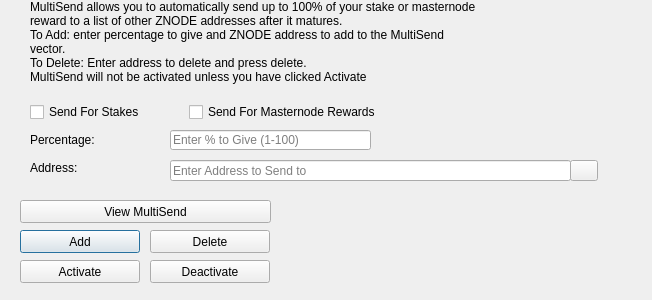
<?xml version="1.0" encoding="UTF-8"?>
<ui version="4.0">
 <class>MultiSendDialog</class>
 <widget class="QDialog" name="MultiSendDialog">
  <property name="windowModality">
   <enum>Qt::NonModal</enum>
  </property>
  <property name="geometry">
   <rect>
    <x>0</x>
    <y>0</y>
    <width>652</width>
    <height>300</height>
   </rect>
  </property>
  <property name="windowTitle">
   <string>MultiSend</string>
  </property>
  <widget class="QLineEdit" name="multiSendPercentEdit">
   <property name="geometry">
    <rect>
     <x>170</x>
     <y>130</y>
     <width>201</width>
     <height>20</height>
    </rect>
   </property>
   <property name="toolTip">
    <string>Enter whole numbers 1 - 100</string>
   </property>
   <property name="placeholderText">
    <string>Enter % to Give (1-100)</string>
   </property>
  </widget>
  <widget class="QLineEdit" name="multiSendAddressEdit">
   <property name="geometry">
    <rect>
     <x>170</x>
     <y>160</y>
     <width>401</width>
     <height>21</height>
    </rect>
   </property>
   <property name="toolTip">
    <string/>
   </property>
   <property name="placeholderText">
    <string>Enter Address to Send to</string>
   </property>
  </widget>
  <widget class="QLabel" name="label_2">
   <property name="geometry">
    <rect>
     <x>30</x>
     <y>0</y>
     <width>451</width>
     <height>121</height>
    </rect>
   </property>
   <property name="lineWidth">
    <number>1</number>
   </property>
   <property name="text">
    <string>MultiSend allows you to automatically send up to 100% of your stake or masternode reward to a list of other ZNODE addresses after it matures.
To Add: enter percentage to give and ZNODE address to add to the MultiSend vector.
To Delete: Enter address to delete and press delete.
MultiSend will not be activated unless you have clicked Activate</string>
   </property>
   <property name="alignment">
    <set>Qt::AlignLeading|Qt::AlignLeft|Qt::AlignTop</set>
   </property>
   <property name="wordWrap">
    <bool>true</bool>
   </property>
  </widget>
  <widget class="QLabel" name="message">
   <property name="geometry">
    <rect>
     <x>290</x>
     <y>200</y>
     <width>351</width>
     <height>91</height>
    </rect>
   </property>
   <property name="text">
    <string/>
   </property>
  </widget>
  <widget class="QPushButton" name="addButton">
   <property name="geometry">
    <rect>
     <x>20</x>
     <y>230</y>
     <width>120</width>
     <height>23</height>
    </rect>
   </property>
   <property name="toolTip">
    <string/>
   </property>
   <property name="statusTip">
    <string>Add to MultiSend Vector</string>
   </property>
   <property name="text">
    <string>Add</string>
   </property>
  </widget>
  <widget class="QPushButton" name="disableButton">
   <property name="geometry">
    <rect>
     <x>150</x>
     <y>260</y>
     <width>120</width>
     <height>23</height>
    </rect>
   </property>
   <property name="statusTip">
    <string>Deactivate MultiSend</string>
   </property>
   <property name="text">
    <string>Deactivate</string>
   </property>
  </widget>
  <widget class="QPushButton" name="addressBookButton">
   <property name="geometry">
    <rect>
     <x>570</x>
     <y>160</y>
     <width>28</width>
     <height>21</height>
    </rect>
   </property>
   <property name="toolTip">
    <string>Choose an address from the address book</string>
   </property>
   <property name="text">
    <string/>
   </property>
   <property name="icon">
    <iconset resource="../znode.qrc">
     <normaloff>:/icons/address-book</normaloff>:/icons/address-book</iconset>
   </property>
   <property name="shortcut">
    <string>Alt+A</string>
   </property>
   <property name="autoDefault">
    <bool>false</bool>
   </property>
  </widget>
  <widget class="QLabel" name="label">
   <property name="geometry">
    <rect>
     <x>30</x>
     <y>130</y>
     <width>121</width>
     <height>20</height>
    </rect>
   </property>
   <property name="toolTip">
    <string>Percentage of stake to send</string>
   </property>
   <property name="text">
    <string>Percentage:</string>
   </property>
  </widget>
  <widget class="QLabel" name="label_5">
   <property name="geometry">
    <rect>
     <x>30</x>
     <y>160</y>
     <width>111</width>
     <height>16</height>
    </rect>
   </property>
   <property name="toolTip">
    <string>Address to send portion of stake to</string>
   </property>
   <property name="text">
    <string>Address:</string>
   </property>
  </widget>
  <widget class="QPushButton" name="deleteButton">
   <property name="geometry">
    <rect>
     <x>150</x>
     <y>230</y>
     <width>120</width>
     <height>23</height>
    </rect>
   </property>
   <property name="toolTip">
    <string/>
   </property>
   <property name="statusTip">
    <string>Delete Address From MultiSend Vector</string>
   </property>
   <property name="text">
    <string>Delete</string>
   </property>
  </widget>
  <widget class="QPushButton" name="activateButton">
   <property name="geometry">
    <rect>
     <x>20</x>
     <y>260</y>
     <width>120</width>
     <height>23</height>
    </rect>
   </property>
   <property name="statusTip">
    <string>Activate MultiSend</string>
   </property>
   <property name="text">
    <string>Activate</string>
   </property>
  </widget>
  <widget class="QPushButton" name="viewButton">
   <property name="geometry">
    <rect>
     <x>20</x>
     <y>200</y>
     <width>251</width>
     <height>23</height>
    </rect>
   </property>
   <property name="toolTip">
    <string/>
   </property>
   <property name="statusTip">
    <string>View MultiSend Vector</string>
   </property>
   <property name="text">
    <string>View MultiSend</string>
   </property>
  </widget>
  <widget class="QWidget" name="horizontalLayoutWidget">
   <property name="geometry">
    <rect>
     <x>30</x>
     <y>100</y>
     <width>351</width>
     <height>24</height>
    </rect>
   </property>
   <layout class="QHBoxLayout" name="horizontalLayout">
    <item>
     <widget class="QCheckBox" name="multiSendStakeCheckBox">
      <property name="text">
       <string>Send For Stakes</string>
      </property>
     </widget>
    </item>
    <item>
     <widget class="QCheckBox" name="multiSendMasternodeCheckBox">
      <property name="text">
       <string>Send For Masternode Rewards</string>
      </property>
     </widget>
    </item>
   </layout>
  </widget>
 </widget>
 <resources>
  <include location="../znode.qrc"/>
 </resources>
 <connections/>
</ui>
